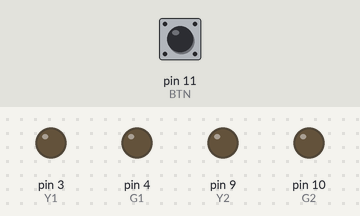
A sketch run on a simulated Arduino Uno, built with avr-gcc and run on an emulated ATmega328P. Shown: output pins drawn as LEDs (lit = HIGH). The inputs (shaded band) are chosen by the test bench; at power-on: pin 11 (BTN) LOW. Pins used as bus, display or sensor lines are not drawn.

Above: at 1.2 s.
1.3 s: pin 11 (BTN) pulled HIGH for 0.15 s
At 1.37 s:
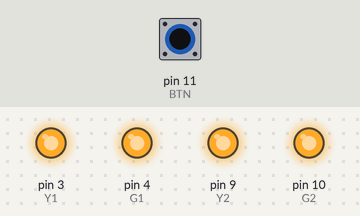
2.9 s: pin 11 (BTN) pulled HIGH for 3.2 s
At 7.1 s:
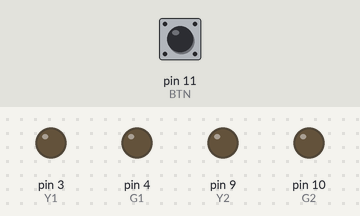
Timing chart, 0 to 8.6 s (numbered marks = the images above; inputs shaded):
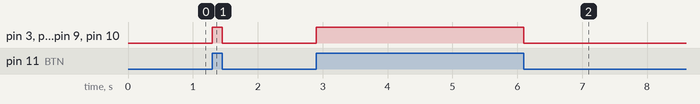

The sketch:

buttonleds.ino
```cpp
// turns on leds with a button
#define R1 2 // red led1
#define Y1 3 // yellow led1
#define G1 4 // green led1

#define R2 8  // red led2
#define Y2 9  // yellow led2
#define G2 10 // green led2

#define BTN 11 // our button


void setup() {
  // put your setup code here, to run once:
pinMode( R1 , OUTPUT );
pinMode( Y1 , OUTPUT );
pinMode( G1 , OUTPUT );
pinMode( R2 , OUTPUT );
pinMode( Y2 , OUTPUT );
pinMode( G2 , OUTPUT );

Serial.begin(9600); // for communication

// set everything to LOW
digitalWrite( R1 , LOW );
digitalWrite( Y1 , LOW );
digitalWrite( G1 , LOW );
digitalWrite( R2 , LOW );
digitalWrite( Y2 , LOW );
digitalWrite( G2 , LOW );

pinMode( BTN , INPUT ); // the button is an input

}

void loop() {
  // put your main code here, to run repeatedly:


  if (digitalRead(BTN) == HIGH) { // digitalRead to read the pin values, HIGH OR LOW , we use if cond
   digitalWrite( R1 , HIGH );
   digitalWrite( Y1 ,  HIGH );
   digitalWrite( G1 ,  HIGH );
   digitalWrite( R2 ,  HIGH );
   digitalWrite( Y2 , HIGH );
   digitalWrite( G2 ,  HIGH );
  } else { // if it is not HIGH , it's LOW , button not pressed
     digitalWrite( R1 , LOW );
     digitalWrite( Y1 , LOW );
     digitalWrite( G1 , LOW );
     digitalWrite( R2 , LOW );
     digitalWrite( Y2 , LOW );
     digitalWrite( G2 , LOW );

    }

}
```

Measured:
- after the input at 1.3 s, pin 3 (Y1), pin 4 (G1), pin 9 (Y2), pin 10 (G2): LOW → HIGH at once, → LOW 0.15 s later
- after the input at 2.9 s, pin 3 (Y1), pin 4 (G1), pin 9 (Y2), pin 10 (G2): LOW → HIGH at once, → LOW 3.2 s later
